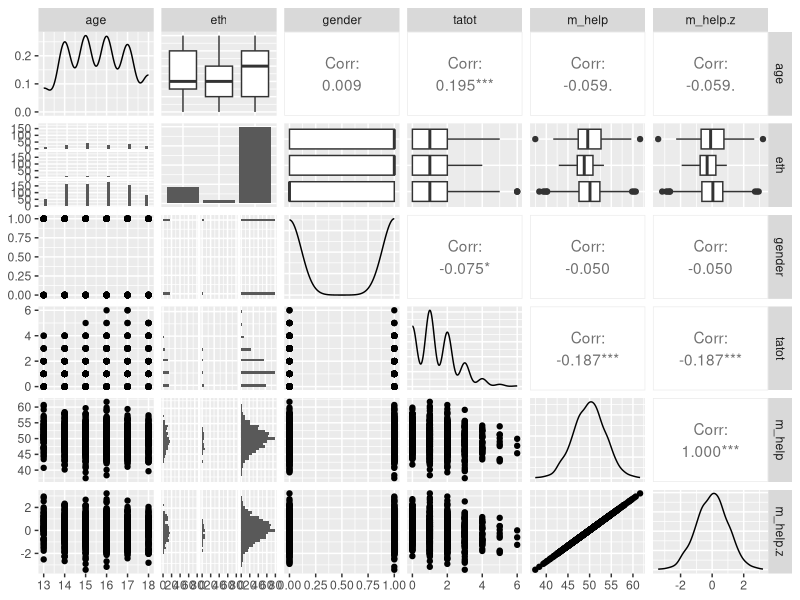

R code for this plot:
library(readr)
library(tidyverse)
library(skimr)
library(GGally)

ex_sos <- readr::read_csv("data/ex_sos.csv")

str(ex_sos)


## Question 1

# 1a
ex_sos <- ex_sos %>%
  mutate(m_help.z = scale(m_help)[,1])

# 1b
skim(ex_sos)


## Question 2

# 2a
ggpairs(ex_sos)


## Question 3

# 3a